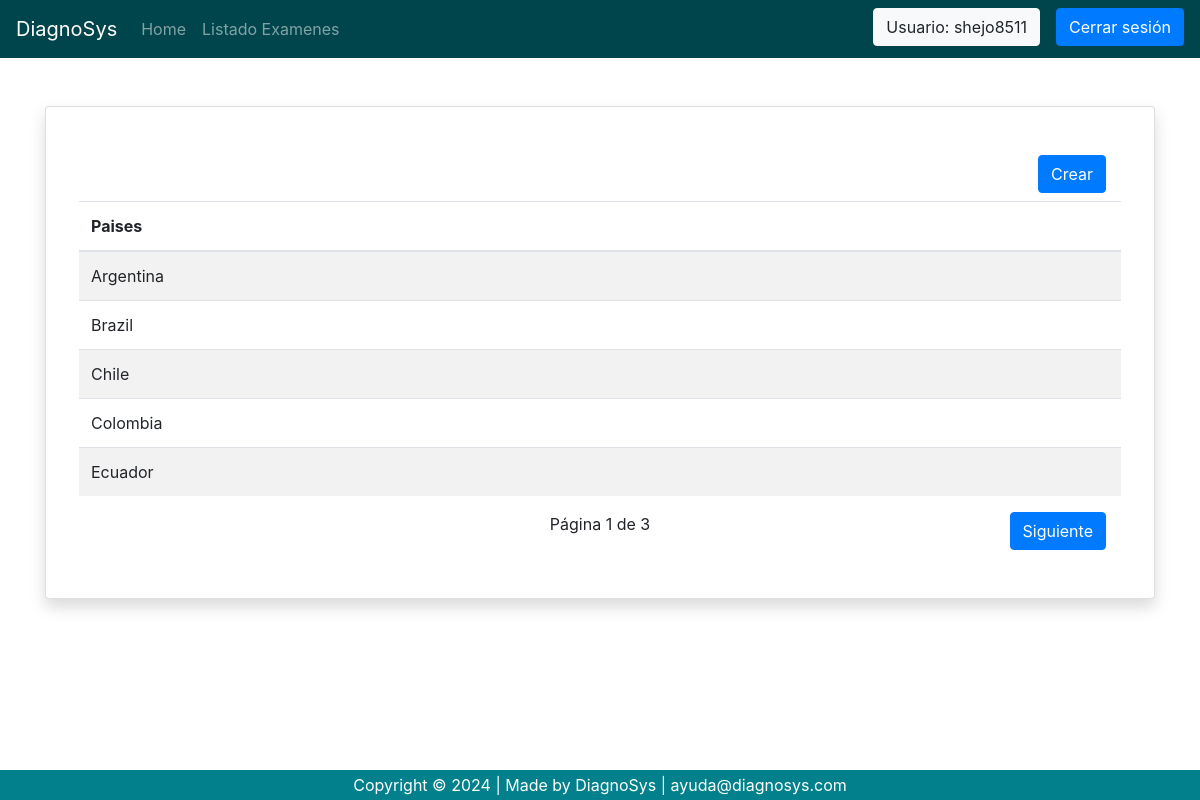
The app's page /company/location/country/list_country/ (signed in) with its own data.
### company/models.py (models this page shows)
class Country(models.Model):
    name = models.CharField(verbose_name='Nombre Pais',max_length=50,unique=True)
    create_by = models.ForeignKey(to=settings.AUTH_USER_MODEL, on_delete=models.PROTECT, related_name='coun_create_by', null=True)
    date_creation = models.DateTimeField(auto_now=True,null=True)
    update_by = models.ForeignKey(to=settings.AUTH_USER_MODEL, on_delete=models.PROTECT, related_name='coun_update_by', null=True)
    date_updated = models.DateTimeField(auto_now_add=True,null=True)
    enabled = models.BooleanField(default=True)
    class Meta:
        verbose_name = 'Pais'
        verbose_name_plural = 'Paises'
        ordering = ('name',)
    def __str__(self):
        return self.name

### company/views.py (the view)
# urls.py: path('location/country/list_country/', views.listCountry, name='list_country'),
@login_required
def listCountry(request):
    company = Company.objects.filter(user_id=request.user.id).first()
    if company:
        list_country = Country.objects.filter(enabled=1).order_by('name')
        print("list_country: "+str(list_country))
        paginator = Paginator(list_country, 5)  # Especifica el número de elementos por página
        page_number = request.GET.get('page')  # Obtiene el número de página actual de los parámetros de la URL
        page = paginator.get_page(page_number)  # Obtiene la página solicitada
        print("paginator: "+str(paginator))
        print("page_number: "+str(page_number))
        print("page: "+str(page))
        context = {
            'page_objects': page.object_list,
            'company':company,
            'page':page,
            }
        return render(request,'location/country/list_country.html', context)

### company/templates/location/country/list_country.html (shortened to what this page needs)
{% extends 'base.html' %}
{% block content %}
<div class="container">
    <div class="card border-2 shadow rounded-3 my-5">
        <div class="card-body p-4 p-sm-5">
            <form method="GET" action="{% url 'country' %}">
                <div class="d-grid text-right mb-2">
                    <button type="submit" class="btn btn-primary">Crear</button>
                </div>
            </form>
            <div class="row">
                <table class="table table-striped">
                    <thead>
                        <tr>
                            <th scope="col">Paises</th>
                        </tr>
                    </thead>
                    <tbody>
                        {% if page_objects %}
                            {% for country in page_objects %}
                            <tr>
                                <td>{{ country.name }}</td>
                            </tr>
                            {% endfor %}
                        {% else %}
                            <td colspan="5"><p>No existen datos que mostrar</p></td>
                        {% endif %}
                    </tbody>
                </table>
            </div>
            <div class="row">
                <div class="col">
                </div>
                <div class="col text-center">
                    Página {{ page.number }} de {{ page.paginator.num_pages }}
                </div>
                <div class="col text-right">
                    {% if page.has_next %}
                        <a class="btn btn-primary" href="?page={{ page.next_page_number }}">Siguiente</a>
                    {% endif %}
                </div>
            </div>
        </div>
    </div>
</div>
{% endblock %}

### user/templates/base.html (shortened to what this page needs)
{% load static %}
<!DOCTYPE html>
<html lang="en">
<head>
    <link rel="stylesheet" href="https://stackpath.bootstrapcdn.com/bootstrap/4.5.0/css/bootstrap.min.css">
    <link rel="stylesheet" href="https://maxcdn.bootstrapcdn.com/font-awesome/4.7.0/css/font-awesome.min.css">
</head>
<body>
    <nav class="navbar navbar-expand-md navbar-dark">
        <a class="navbar-brand" href="{% url 'home' %}">DiagnoSys</a>
        {% if user.is_authenticated %}
        <div class="collapse navbar-collapse" id="collapsibleNavbar">
            <ul class="navbar-nav">
                <li class="nav-item">
                    <a class="nav-link" href="{% url 'home' %}">Home</a>
                </li>
                <li class="nav-item">
                    <a class="nav-link" href="{% url 'list_patients' %}">Listado Examenes</a>
                </li>
            </ul>
          <div class="navbar-nav ml-auto action-buttons mb-1">
             <a href="{% url 'company_edit' company_id=company.id %}" class="mr-3 btn btn-light">Usuario: {{user.username}}</a>
              <a class="btn btn-primary" href="{% url 'signout' %}" role="button">Cerrar sesión</a>
            </div>
        </div>
        {% endif %}
    </nav>
    {% block content %}
    {% endblock %}
    <footer class="footer" >
        <div class='cr-con'>Copyright &copy; 2024 | Made by DiagnoSys | <a href="mailto:ayuda@diagnosys.com" class="text-white">ayuda@diagnosys.com</a></div>
    </footer>
</body>
</html>

### user/templates/base.html (style rules this page uses)
nav { margin-bottom: 20px; background-color: #00454b; }
footer { background-color: #02818c; margin-top: 20px; }
footer .cr-con { background-color: #02818c; position: fixed; bottom: 0; left: 0; right: 0; width: 100%; color: white; padding: 0.2rem 2rem; text-align: center; }

### records on screen
Country: name "Argentina"
Country: name "Brazil"
Country: name "Chile"
Country: name "Colombia"
Country: name "Ecuador"

### other values on screen
{{ user.username }} "shejo8511"
{{ page.number }} "1"
{{ page.paginator.num_pages }} "3"
